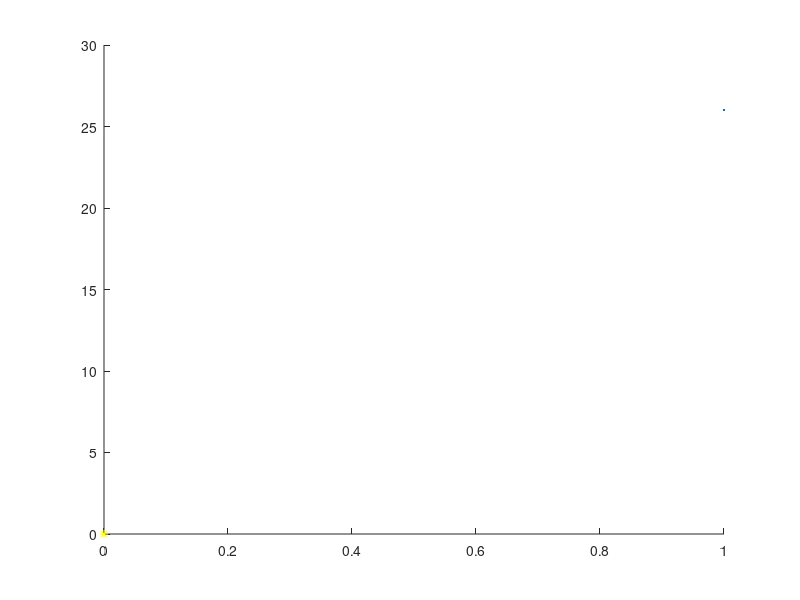

Reproduce this figure in MATLAB. (Note: this script raises an error after producing the figure.)
% Aurinkokunta 2D
% Solar System 2D
clearvars
close all
clc

hold on
plot(0,0,'y*', LineWidth=26)

vn = 364/225;
mn = 364/(687);
venus = plot(0,0, 'o', LineWidth=12,Color=validatecolor(uint8([255 198 73])));
maa = plot(0, 0, 'o', LineWidth=16,Color=validatecolor(uint8([40 122 184])));
mars = plot(0, 0, 'o', LineWidth=18,Color=validatecolor(uint8([226 123 88])));

title('Aurinkokunta')
legend({'Aurinko','Venus','Maa','Mars'})
i = 0;
while 1
    venus.XData = cos(vn*i + pi/2)*1.2;
    venus.YData = sin(vn*i + pi/2)*1.2;
    
    maa.XData = cos(i)*1.5;
    maa.YData = sin(i)*1.5;

    mars.XData = cos(i*mn)*1.8;
    mars.YData = sin(i*mn)*1.8;
    axis([-2 2 -2 2])
    pause(0.01)
    i = 0.01 + i;
end

%%
% Aurinkokunta 3D
% Solar System 3D

clearvars
close all
clc

[X Y Z]=sphere;

t=linspace(0,2*pi,1000);
x=cos(t);
y=sin(t);
i = 0;

vn = 364/225;
mn = 364/(687);

hold on
surf(X,Y,Z, 'LineStyle','none',FaceColor=validatecolor('#FED33C'))
venus = plot(0,0, 'o', LineWidth=12,Color=validatecolor(uint8([255 198 73])));
maa = plot(0, 0, 'o', LineWidth=16,Color=validatecolor(uint8([40 122 184])));
mars = plot(0, 0, 'o', LineWidth=18,Color=validatecolor(uint8([226 123 88])));
axis([-2 2 -2 2 -1 1])
title('Aurinkokunta')
legend({'Aurinko','Venus','Maa','Mars'})

while 1
    venus.XData = cos(vn*i + pi/2)*1.2;
    venus.YData = sin(vn*i + pi/2)*1.2;
    
    maa.XData = cos(i)*1.5;
    maa.YData = sin(i)*1.5;

    mars.XData = cos(i*mn)*1.8;
    mars.YData = sin(i*mn)*1.8;
    view(3)
    pause(0.01)
    i = i+0.01;
end
%%
% Paljon merkkejä tehty randomilla
% Siisti todennäköisyys kaavio

clearvars
close all
clc

hold on
view(3)
for i = 1:1001
    r1 = 5*rand(1)*rand(1);
    r2 = 5*rand(1)*rand(1);
    r3 = 5*rand(1)*rand(1);
    R(i,1) = r1;
    R(i,2) = r2;
    R(i,3) = r3;
    p = plot3(r1,r2,r3);
    p.Color=validatecolor(uint8([randi(255) randi(255) randi(255)]));
    p.Marker='o';
end
grid on
figure
histogram(R, 'Normalization','probability')


%%
% Partikkeli juttu
clearvars
close all
clc
n=1000;
r1 = 4*rand(n,1)-2;
r2 = 4*rand(n,1)-2;
r3 = 4*rand(n,1)-2;
p = plot3(r1,r2,r3,'ro');
while 1
    r1 = 0.01*rand(n,1);
    r2 = 0.01*rand(n,1);
    r3 = 0.01*rand(n,1);
    x = p.XData';
    y = p.YData';
    z = p.ZData';
    p.XData=x+r1;
    p.YData=y+r2;
    p.ZData=z+r3;
    pause(0.1)
    x = p.XData';
    y = p.YData';
    z = p.ZData';
    p.XData=x-r1;
    p.YData=y-r2;
    p.ZData=z-r3;
    axis([-2 2 -2 2 -4 4])
end
%%
% Tee jotain siistiä latex koodilla tai text funktiolla
clearvars
close all
clc

str = '\bf \it Hello world!';
txt = text(0.5,0.5,str,'Interpreter','latex');
aika = datetime("now");
sekunti = aika.Second;
r_txt = num2str(sekunti);
txt2.String = ['\bf ', r_txt];
txt2 = text(0.5,0.2,txt2.String);
%%
% Aalto-animaatio
% Wave animation
clearvars
close all
clc

[X,Y]=meshgrid(-3:0.1:3,-2:0.1:2);
n = 0;
while 1
    Z=sin(Y + 4*n) + cos(X + 4*n);
    % Z=tan(n*Y) + tan(n*X);
    mesh(X,Y,Z);
    axis([-2 2 -2 2 -2 2])
    pause(0.01)
    n = n + 0.01;
end

%%
clearvars
close all
clc

p = fplot(@(x) 0.1*cos(0*x^x));

for i = 0.1:0.1:15
    p.Function = @(x) 0.1*cos(i*x^x);
    pause(0.1)
end

%%
clearvars
close all
clc

p = fplot(@(x) 2*sin(0*cos(x)))
axis([-2 2 -2 2])

for i = 0.1:0.1:10
    p.Function = @(x) 2*sin(i*cos(x))
    pause(0.01)
end

%%
clearvars
close all
clc

p = fplot(@(x) sin(0) + x*cos(0));
axis([-6 6 -4 4])
grid on

for i = 0.1:0.1:15
    p.Function = @(x) sin(i) + x*cos(i);
    pause(0.01)
end

%%
clearvars
close all
clc

p = fplot(@(x) sin(0)*x+sin(x)*0);
axis([-60 60 -60 60])

for i = 0:0.1:50
    p.Function = @(x) sin(i)*x+sin(x)*i;
    pause(0.01)
end

%%
clearvars
close all
clc
t = 0:0.1:8*pi;

p = polarplot(t, 3*sin(0*t));

for i = 0:0.01:1
    p.RData = 3*sin(i*t);
    pause(0.05)
end

%%
clearvars
close all
clc
t = 0:0.01:8*pi;

p = polarplot(t, sin((0/5)*t));

for i = 0:0.1:20
    p.RData = sin((i/5)*t);
    pause(0.05)
end

%%
%Tee jotain siistiä viiva animaatioilla cos tai sin funktioilla
clearvars
close all
clc

a1 = animatedline('Color',[0 .7 .7]);
a2 = animatedline('Color',[0 .5 .5]);
a3 = animatedline('Color',[0 .3 .3]);
a4 = animatedline('Color',[0 .1 .1]);

axis equal
([-1 20 -1 1]);
x = linspace(0,20,10000);
for k = 1:length(x)
    
    xk = x(k);
    eka_viiva = cos(xk.^5);
    addpoints(a1,sin(xk.^5),eka_viiva);

    %kolmas_viiva = sin(2.41.*xk^2);
    %addpoints(a1,xk,kolmas_viiva);

    %neljas_viiva = sin(1./xk);
    %addpoints(a1,xk, neljas_viiva);

    % drawnow limitrate 
    drawnow
end
%%
% Lihasjännitys
% Muscle tension

clearvars
close all
clc

n=20;
x=2;
y=2;

plot(x, y)
hold on;
for i = 1:n
    plot(sphere*(1.5+sin(i)))
    axis equal
    xlabel('lihasjännitys');
    pause(0.75)
    hold off
end

%%
clearvars
close all
clc
% Lateksii ry:n logot

hold on
x = [-0.25,0.25,0.1,-0.1,-0.25];
y = [0,0,1.15,1.15,0];
B=[x;y];

for theta = linspace(0,2*pi,10)
    R = [cos(theta), -sin(theta);sin(theta),cos(theta)];
    C = R*B;
    fill(C(1,:),C(2,:),'k')
end
t=0:0.01:2.1*pi;
fill(cos(t), sin(t), validatecolor(uint8([255 0 255])))
plot(cos(t), sin(t), LineWidth=8, Color='k')
text(0, 0, '\Xi', FontSize=200, HorizontalAlignment='center')
axis equal

%%
%pallo vaihtaa väriä kun x ei ole määritelty animaatio
%jousi animaatio?

clearvars 
close all
clc

x=0:0.01:1;
y=cos(1./x);
for i = 1:numel(x)
    j=numel(x)-i+1;
    plot(x,y)
    hold on
    plot(x(j), y(j), 'bo')
    axis equal
    pause(0.01)
    hold off
end

x=-1:0.01:0;
y=cos(1./x);
for i = 1:numel(x)
    j=numel(x)-i+1;
    plot(x,y)
    hold on
    plot(x(j), y(j), 'ro')
    axis equal
    pause(0.01)
    hold off
end

x=-1:0.01:0;
y=cos(1./x);
for i = 1:numel(x)
    j=numel(x)-i+1;
    plot(x,y)
    hold on
    plot(x(i), y(i), 'ro')
    axis equal
    pause(0.01)
    hold off
end

x=0:0.01:1;
y=cos(1./x);
for i = 1:numel(x)
    j=numel(x)-i+1;
    plot(x,y)
    hold on
    plot(x(i), y(i), 'bo')
    axis equal
    pause(0.01)
    hold off
end

X=0:0.01:1;
for i = 1:numel(X)
    Y=cos(i./X);
    plot(X, Y)
end
%%
% Sylinteri
% Cylinder

clearvars
close all
clc

r=1; 
n=100;
kulma=linspace(0,2*pi, n);
Ax = r*cos(kulma);
Ay = r*sin(kulma);
a = 2.5;
e = 0.25;
c = 0.5;
d = 1;
t = 0.06;
By = e + c/2;
Bx = Ax+ sqrt(a^2-(Ay-e-c/2).^2);
axislimits=[min(Ax)*1.1 max(Bx)*1.2 min(Ay)*1.1 max(Ay)*1.1];
sliderY=[e e+c e+c e e];
groundX=[min(Bx)-d/2 min(Bx)-d/2 max(Bx)+d/2 max(Bx)+d/2 min(Bx)-d/2];
groundY=[e-t e e e-t e-t];
videoObject=VideoWriter('sylinteri', 'MPEG-4');
videoObject.FrameRate = 15; 
open(videoObject)
for i = 1:n
    plot(Ax, Ay, '--', 0, 0, 'ko')
    axis equal
    hold on
    sliderX=[Bx(i)-d/2 Bx(i)-d/2 Bx(i)+d/2 Bx(i)+d/2 Bx(i)-d/2];
    fill(sliderX, sliderY,'m')
    fill(groundX, groundY, 'g')
    plot([0, Ax(i)], [0,Ay(i)], 'k', 'LineWidth',2)
    plot(Ax(i), Ay(i), 'ko')
    plot(Bx(i), By, 'ko')
    axis(axislimits)
    plot([Ax(i), Bx(i)],[Ay(i),By],'k', 'LineWidth',2)
    axis off
    hold off
    frames(i)=getframe;
end
for k = 1:5
    writeVideo(videoObject,frames)
end
close(videoObject)

%%
% JPEG-kuva
clearvars
close all
clc 

figure 
tiledlayout(2,8);

nexttile([2 2])
imshow('he_persisted.jpeg');

nexttile([2 2])
imshow('rukantaistelu.jpg')

nexttile([2 2])
imshow('kakku.jpg')

nexttile([2 2])
imshow('aamuja.png')
